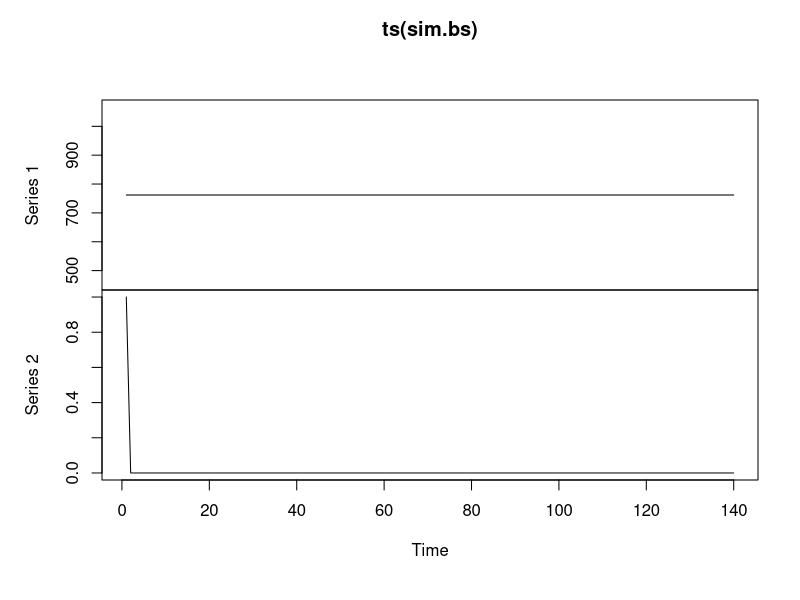
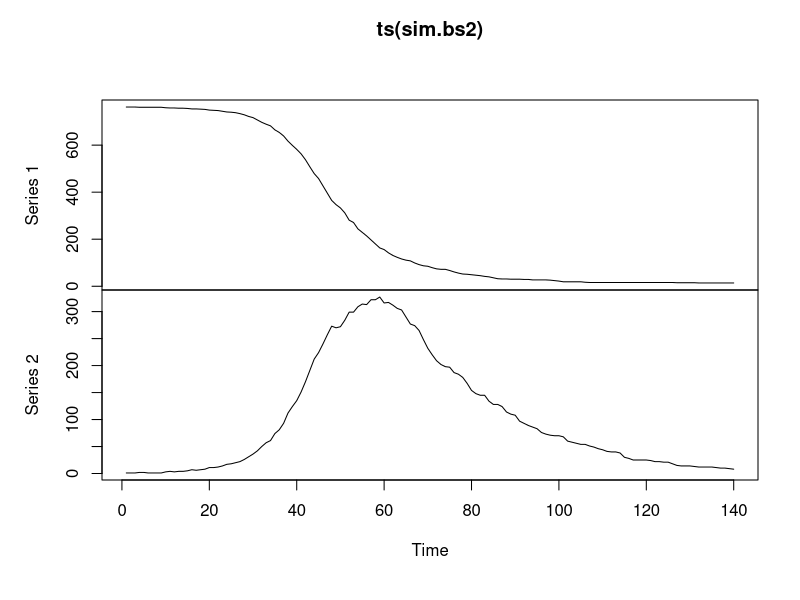
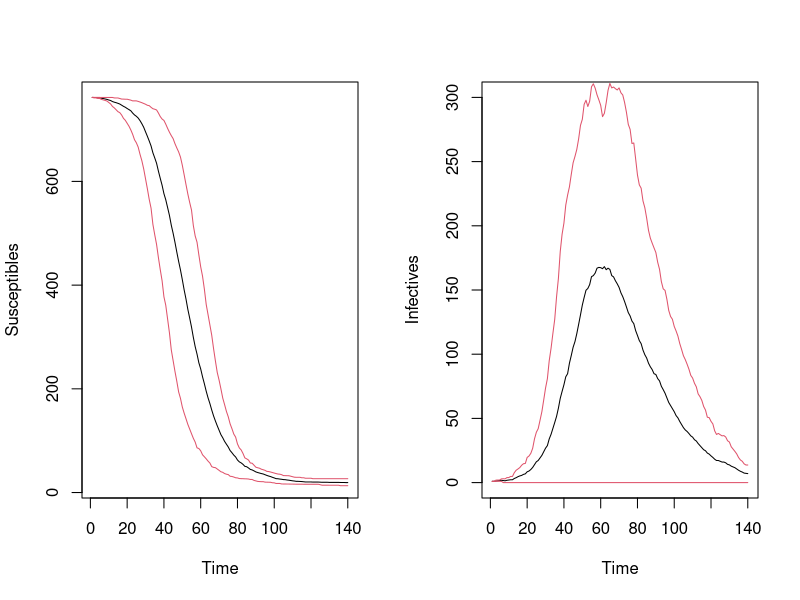
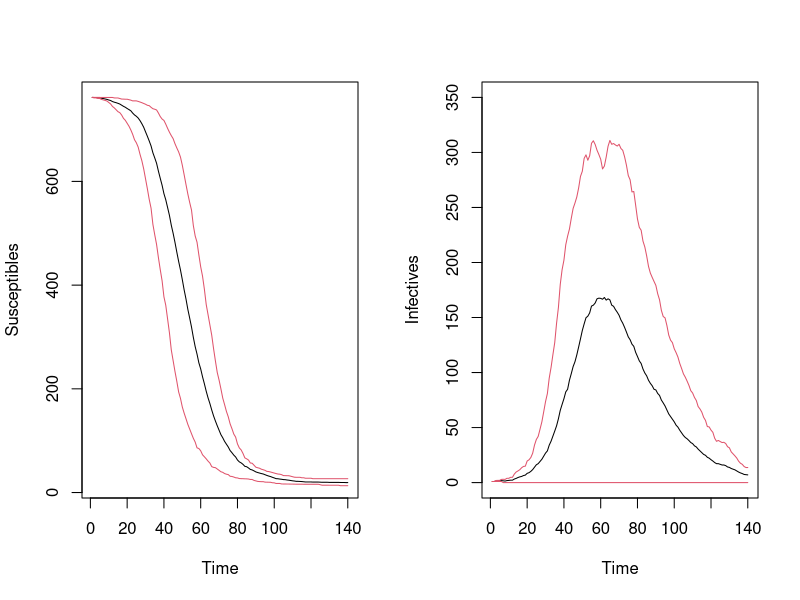

The R script that drew these images, in order:
# week 4 diss work
library("tidyverse")
library("ggplot2")
library("maxLik")

eulerSIR <- function(x0, theta, deltat, T){
  s=T/deltat  #number of steps
  iterations <- matrix(0,s+1,2)
  #put in initial values
  iterations[1,] <- x0
  #define f(S,I)
  S <- x0[1]
  I <- x0[2]
  for (i in 2:(s+1)) {
    #calculate
    dS <- -theta[1]*S*I
    dI <- theta[1]*S*I-theta[2]*I
    iterations[i,1] <- iterations[i-1,1]+ deltat*dS
    iterations[i,2] <- iterations[i-1,2]+deltat*dI
    S <- iterations[i,1]
    I <- iterations[i,2]
  }
  return(iterations)
}

#additive loglike fn below
loglike_epi <- function(theta, y, deltat, x0){
  N <- length(y)
  inc <- 1/deltat
  output <- eulerSIR(x0, exp(c(theta[1],theta[2])), deltat, N-1)
  index <- 1+(0:(N-1))*inc
  output <- output[index, 2]
  loglikeindiv <- dnorm(y, output, exp(theta[3]), log=TRUE)
  loglike <- sum(loglikeindiv)
  return (loglike)
}

#start this week's new code
S <- matrix(data=c(-1,1,0, -1), 2,2)

SIR_haz <- function(euler, theta){
  haz <- numeric(length(theta))
  haz[1] <- theta[1]*euler[1]*euler[2]
  haz[2] <- theta[2]*euler[2]
  return (haz)}

# sim_pl <- function(x0, theta, deltat, endt){
#   sims <- endt/deltat
#   ret <- matrix(0,2,sims)
#   ret[1,] <- x0
#   for(i in 2:sims){
#     ret[i,] <- SIR_haz(ret[i-1,], theta)
#   }
# }


sim_pl <- function(x0, theta, deltat, endt){
  #set up
  n <- endt/deltat
  ret <- matrix(0,n,2)
  ret[1,1] <- x0[1]
  ret[1,2] <- x0[2]
  #hazards
  haz <- SIR_haz(x0, theta)
  for(i in 2:n){
    R1.sim <- rpois(1,haz[1]*deltat)
    R2.sim <- rpois(1,haz[2]*deltat)
    R <- c(R1.sim, R2.sim)
    ret[i,] <- ret[i-1,] + (S%*%R)
    haz <- SIR_haz(ret[i,], theta)
  }
  return(ret)
}

#works here:
set.seed(132)
sim.bs <- sim_pl(c(762,1), c(exp(-6),0.5), 0.1, 14)
plot(ts(sim.bs))

#and here:
sim.bs2 <- sim_pl(c(762,1), c(exp(-6),0.5), 0.1, 14)
plot(ts(sim.bs2))

#task 2
wrap.sims <- function(x0, theta, deltat, endt, sims){
  n <- endt/deltat
  S.simd <- matrix(0,n,sims )
  I.simd <- matrix(0,n,sims)
  for(i in 1:sims){
   S.simd[,i] <- sim_pl(x0, theta, deltat, endt)[,1]
   I.simd[,i] <- sim_pl(x0, theta, deltat, endt)[,2]
  }
  return(list(S.simd, I.simd))
}

sim.bsd <- wrap.sims(c(762,1), c(exp(-6),0.5), 0.1, 14, 5)

simd.S <- sim.bsd[[1]]
simd.I <- sim.bsd[[2]]

sims.Smeans <- rowMeans(simd.S)
sims.Imeans <-rowMeans(simd.I)

# dargatz <- eulerSIR(c(762,1),c(exp(-6),0.5),0.01,14)
# Its <- rnorm(15, dargatz[1+(0:14)*100, 2],1)
# test1 <- maxLik(loglike_epi,start=c(-5,1,1),tol=-1,reltol=1e-12,y=Its,deltat=0.01,x0=c(762,1))
# coeff <- coef(test1)
# 
# pred <- eulerSIR(c(762,1), c(exp(coeff[1]), coeff[2]),0.1, 14)

q.loop <- function(simd,prob){
  sim.mean <- numeric(nrow(simd))
  for(i in 1:nrow(simd)){
    sim.mean[i] <- quantile(simd[i,], probs=prob)
    print(sim.mean)
  }
  print(sim.mean)
  return (sim.mean)
}

#apply(simd, 2, quantile, 0.025/0.975)

uq.Smeans <- q.loop(simd.S, 0.975)
lq.Smeans <- q.loop(simd.S, 0.025)
lq.Imeans <- q.loop(simd.I, 0.025)
uq.Imeans <- q.loop(simd.I, 0.975)

# uq.Smeans <- apply(simd.S, 2, quantile, 0.975)
# lq.Smeans <- apply(simd.S, 2, quantile, 0.025)
# uq.Imeans <- apply(simd.I, 2, quantile, 0.975)
# lq.Imeans <- apply(simd.I, 2, quantile, 0.025)

par(mfrow=c(1,2))
plot(ts(sims.Smeans), ylab="Susceptibles")
lines(ts(lq.Smeans), col=2)
lines(ts(uq.Smeans), col=2)

plot(ts(sims.Imeans), ylab="Infectives", ylim=c(0,300))
lines(ts(lq.Imeans), col=2)
lines(ts(uq.Imeans), col=2)


#for incl in diss
pdf("poisleap01.pdf", width = 7, height = 3)
par(mfrow=c(1,2))
plot(ts(sims.Smeans), ylab="Susceptibles", cex.lab=0.2)
lines(ts(lq.Smeans), col=2)
lines(ts(uq.Smeans), col=2)

plot(ts(sims.Imeans), ylab="Infectives", ylim=c(0,350), cex.lab=0.2)
lines(ts(lq.Imeans), col=2)
lines(ts(uq.Imeans), col=2)
dev.off()
